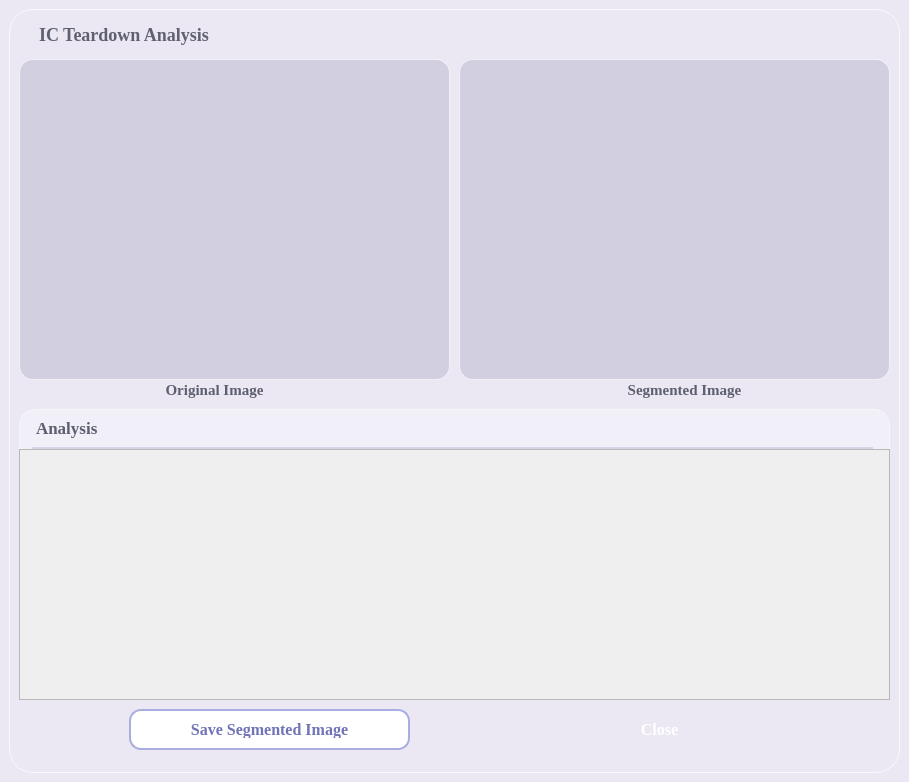
<?xml version="1.0" encoding="UTF-8"?>
<ui version="4.0">
 <class>MainWindow</class>
 <widget class="QMainWindow" name="MainWindow">
  <property name="geometry">
   <rect>
    <x>0</x>
    <y>0</y>
    <width>909</width>
    <height>782</height>
   </rect>
  </property>
  <property name="windowTitle">
   <string>MainWindow</string>
  </property>
  <property name="styleSheet">
   <string notr="true">QMainWindow {
    background-color: #ebe8f3;
}
</string>
  </property>
  <widget class="QWidget" name="centralwidget">
   <property name="styleSheet">
    <string notr="true">QWidget#centralwidget {
    background: transparent;
}</string>
   </property>
   <layout class="QGridLayout" name="gridLayout">
    <item row="0" column="0">
     <widget class="QFrame" name="mainFrame">
      <property name="styleSheet">
       <string notr="true">QFrame#mainFrame {
    background: qlineargradient(
        x1:0, y1:0, x2:1, y2:1,
        stop:0 #f3f1f8,
        stop:1 #ddd8ee
    );
    border: 1px solid rgba(255,255,255,0.65);
    border-radius: 24px;
}</string>
      </property>
      <property name="frameShape">
       <enum>QFrame::StyledPanel</enum>
      </property>
      <property name="frameShadow">
       <enum>QFrame::Raised</enum>
      </property>
      <widget class="QFrame" name="HeaderFrame">
       <property name="geometry">
        <rect>
         <x>20</x>
         <y>10</y>
         <width>561</width>
         <height>31</height>
        </rect>
       </property>
       <property name="styleSheet">
        <string notr="true">QFrame#HeaderFrame {
    background: transparent;
    border: none;
}</string>
       </property>
       <property name="frameShape">
        <enum>QFrame::StyledPanel</enum>
       </property>
       <property name="frameShadow">
        <enum>QFrame::Raised</enum>
       </property>
       <widget class="QLabel" name="softwareNameLabel">
        <property name="geometry">
         <rect>
          <x>0</x>
          <y>0</y>
          <width>221</width>
          <height>31</height>
         </rect>
        </property>
        <property name="font">
         <font>
          <family>Times New Roman</family>
          <pointsize>-1</pointsize>
          <weight>75</weight>
          <bold>true</bold>
         </font>
        </property>
        <property name="styleSheet">
         <string notr="true">QLabel#softwareNameLabel {
    background: transparent;
    color: #5f6172;
    font-size: 18px;
    font-weight: 600;
    border: none;
    padding-left: 6px;
}</string>
        </property>
        <property name="text">
         <string>IC Teardown Analysis</string>
        </property>
       </widget>
      </widget>
      <widget class="QFrame" name="Image_showing_frame">
       <property name="geometry">
        <rect>
         <x>-10</x>
         <y>40</y>
         <width>901</width>
         <height>351</height>
        </rect>
       </property>
       <property name="styleSheet">
        <string notr="true">QFrame#Image_showing_frame {
    background: transparent;
    border: none;
}</string>
       </property>
       <property name="frameShape">
        <enum>QFrame::StyledPanel</enum>
       </property>
       <property name="frameShadow">
        <enum>QFrame::Raised</enum>
       </property>
       <widget class="QFrame" name="originalImageframe">
        <property name="geometry">
         <rect>
          <x>20</x>
          <y>10</y>
          <width>431</width>
          <height>321</height>
         </rect>
        </property>
        <property name="styleSheet">
         <string notr="true">QFrame#originalImageframe, QFrame#segmentedImageframe {
    background: rgba(124, 120, 154, 0.22);
    border: 1px solid rgba(255,255,255,0.55);
    border-radius: 14px;
}

QLabel#originalImagelabel, QLabel#segmentedImagelabel {
    background: transparent;
    color: #676779;
    font-size: 16px;
    font-weight: 500;
    border: none;
}</string>
        </property>
        <property name="frameShape">
         <enum>QFrame::StyledPanel</enum>
        </property>
        <property name="frameShadow">
         <enum>QFrame::Raised</enum>
        </property>
       </widget>
       <widget class="QFrame" name="segmentedImageframe">
        <property name="geometry">
         <rect>
          <x>460</x>
          <y>10</y>
          <width>431</width>
          <height>321</height>
         </rect>
        </property>
        <property name="styleSheet">
         <string notr="true">QFrame#originalImageframe, QFrame#segmentedImageframe {
    background: rgba(124, 120, 154, 0.22);
    border: 1px solid rgba(255,255,255,0.55);
    border-radius: 14px;
}

QLabel#originalImagelabel, QLabel#segmentedImagelabel {
    background: transparent;
    color: #676779;
    font-size: 16px;
    font-weight: 500;
    border: none;
}</string>
        </property>
        <property name="frameShape">
         <enum>QFrame::StyledPanel</enum>
        </property>
        <property name="frameShadow">
         <enum>QFrame::Raised</enum>
        </property>
       </widget>
       <widget class="QLabel" name="originalImagelabel">
        <property name="geometry">
         <rect>
          <x>110</x>
          <y>330</y>
          <width>211</width>
          <height>21</height>
         </rect>
        </property>
        <property name="font">
         <font>
          <family>Times New Roman</family>
          <pointsize>11</pointsize>
          <weight>75</weight>
          <italic>false</italic>
          <bold>true</bold>
         </font>
        </property>
        <property name="styleSheet">
         <string notr="true">QLabel {
    color: #5d5e70;
    background: transparent;
    border: none;
	font: bold
}</string>
        </property>
        <property name="text">
         <string>Original Image</string>
        </property>
        <property name="alignment">
         <set>Qt::AlignCenter</set>
        </property>
       </widget>
       <widget class="QLabel" name="segmentedImagelabel">
        <property name="geometry">
         <rect>
          <x>580</x>
          <y>330</y>
          <width>211</width>
          <height>21</height>
         </rect>
        </property>
        <property name="font">
         <font>
          <family>Times New Roman</family>
          <pointsize>11</pointsize>
          <weight>75</weight>
          <italic>false</italic>
          <bold>true</bold>
         </font>
        </property>
        <property name="styleSheet">
         <string notr="true">QLabel {
    color: #5d5e70;
    background: transparent;
    border: none;
	font: bold
}</string>
        </property>
        <property name="text">
         <string>Segmented Image</string>
        </property>
        <property name="alignment">
         <set>Qt::AlignCenter</set>
        </property>
       </widget>
      </widget>
      <widget class="QFrame" name="showDetailsframe">
       <property name="geometry">
        <rect>
         <x>10</x>
         <y>400</y>
         <width>871</width>
         <height>291</height>
        </rect>
       </property>
       <property name="styleSheet">
        <string notr="true">QFrame#showDetailsframe {
    background: rgba(255,255,255,0.30);
    border: 1px solid rgba(255,255,255,0.55);
    border-radius: 16px;
}</string>
       </property>
       <property name="frameShape">
        <enum>QFrame::StyledPanel</enum>
       </property>
       <property name="frameShadow">
        <enum>QFrame::Raised</enum>
       </property>
       <widget class="QScrollArea" name="scrollArea">
        <property name="geometry">
         <rect>
          <x>0</x>
          <y>40</y>
          <width>871</width>
          <height>251</height>
         </rect>
        </property>
        <property name="font">
         <font>
          <pointsize>16</pointsize>
         </font>
        </property>
        <property name="styleSheet">
         <string notr="true">QScrollArea {
    background: transparent;
    border: none;
}

QScrollArea &gt; QWidget &gt; QWidget {
    background: rgba(255, 255, 255, 0.20);
    border: none;
    border-radius: 12px;
}

QScrollBar:vertical {
    background: transparent;
    width: 10px;
    margin: 2px;
}

QScrollBar::handle:vertical {
    background: rgba(142, 147, 213, 0.65);
    border-radius: 5px;
    min-height: 24px;
}

QScrollBar::add-line:vertical,
QScrollBar::sub-line:vertical,
QScrollBar::add-page:vertical,
QScrollBar::sub-page:vertical {
    background: none;
    border: none;
}</string>
        </property>
        <property name="widgetResizable">
         <bool>true</bool>
        </property>
        <widget class="QWidget" name="scrollAreaWidgetContents">
         <property name="geometry">
          <rect>
           <x>0</x>
           <y>0</y>
           <width>871</width>
           <height>251</height>
          </rect>
         </property>
        </widget>
       </widget>
       <widget class="QLabel" name="analysisLabel">
        <property name="geometry">
         <rect>
          <x>13</x>
          <y>4</y>
          <width>841</width>
          <height>36</height>
         </rect>
        </property>
        <property name="font">
         <font>
          <family>Times New Roman</family>
          <pointsize>13</pointsize>
          <weight>75</weight>
          <bold>true</bold>
         </font>
        </property>
        <property name="styleSheet">
         <string notr="true">QLabel {
    color: #5d5e70;
    background: transparent;
    border: none;
    font-weight: bold;
    border-bottom: 2px solid #d7d4e8;
    padding-bottom: 4px;
}</string>
        </property>
        <property name="text">
         <string>Analysis</string>
        </property>
       </widget>
      </widget>
      <widget class="QPushButton" name="closePushbutton">
       <property name="geometry">
        <rect>
         <x>510</x>
         <y>700</y>
         <width>281</width>
         <height>41</height>
        </rect>
       </property>
       <property name="baseSize">
        <size>
         <width>0</width>
         <height>0</height>
        </size>
       </property>
       <property name="font">
        <font>
         <family>Times New Roman</family>
         <pointsize>-1</pointsize>
         <weight>75</weight>
         <bold>true</bold>
        </font>
       </property>
       <property name="styleSheet">
        <string notr="true">QPushButton#closePushbutton {
    background: qlineargradient(
        x1:0, y1:0, x2:1, y2:0,
        stop:0 #a9addf,
        stop:1 #8e93d5
    );
    color: white;
    font-size: 16px;
    font-weight: 600;
    border: none;
    border-radius: 12px;
    padding: 10px 20px;
}

QPushButton#closePushbutton:hover {
    background: qlineargradient(
        x1:0, y1:0, x2:1, y2:0,
        stop:0 #b3b7e8,
        stop:1 #999edf
    );
}

QPushButton#closePushbutton:pressed {
    background: qlineargradient(
        x1:0, y1:0, x2:1, y2:0,
        stop:0 #8f94d0,
        stop:1 #7d82c7
    );
}
</string>
       </property>
       <property name="text">
        <string>Close</string>
       </property>
      </widget>
      <widget class="QPushButton" name="savePushbutton">
       <property name="geometry">
        <rect>
         <x>120</x>
         <y>700</y>
         <width>281</width>
         <height>41</height>
        </rect>
       </property>
       <property name="font">
        <font>
         <family>Times New Roman</family>
         <pointsize>-1</pointsize>
         <weight>75</weight>
         <bold>true</bold>
        </font>
       </property>
       <property name="styleSheet">
        <string notr="true">QPushButton#savePushbutton {
    background: white;
    color: #6f73b8;
    font-size: 16px;
    font-weight: 600;
    border: 2px solid #a9addf;
    border-radius: 12px;
    padding: 10px 20px;
}

QPushButton#savePushbutton:hover {
    background: #f7f7ff;
    border: 2px solid #8e93d5;
    color: #5f63a8;
}

QPushButton#savePushbutton:pressed {
    background: qlineargradient(
        x1:0, y1:0, x2:1, y2:0,
        stop:0 #8e93d5,
        stop:1 #a9addf
    );
    color: white;
    border: none;
}</string>
       </property>
       <property name="text">
        <string>Save Segmented Image</string>
       </property>
      </widget>
     </widget>
    </item>
   </layout>
  </widget>
 </widget>
 <resources/>
 <connections/>
</ui>
